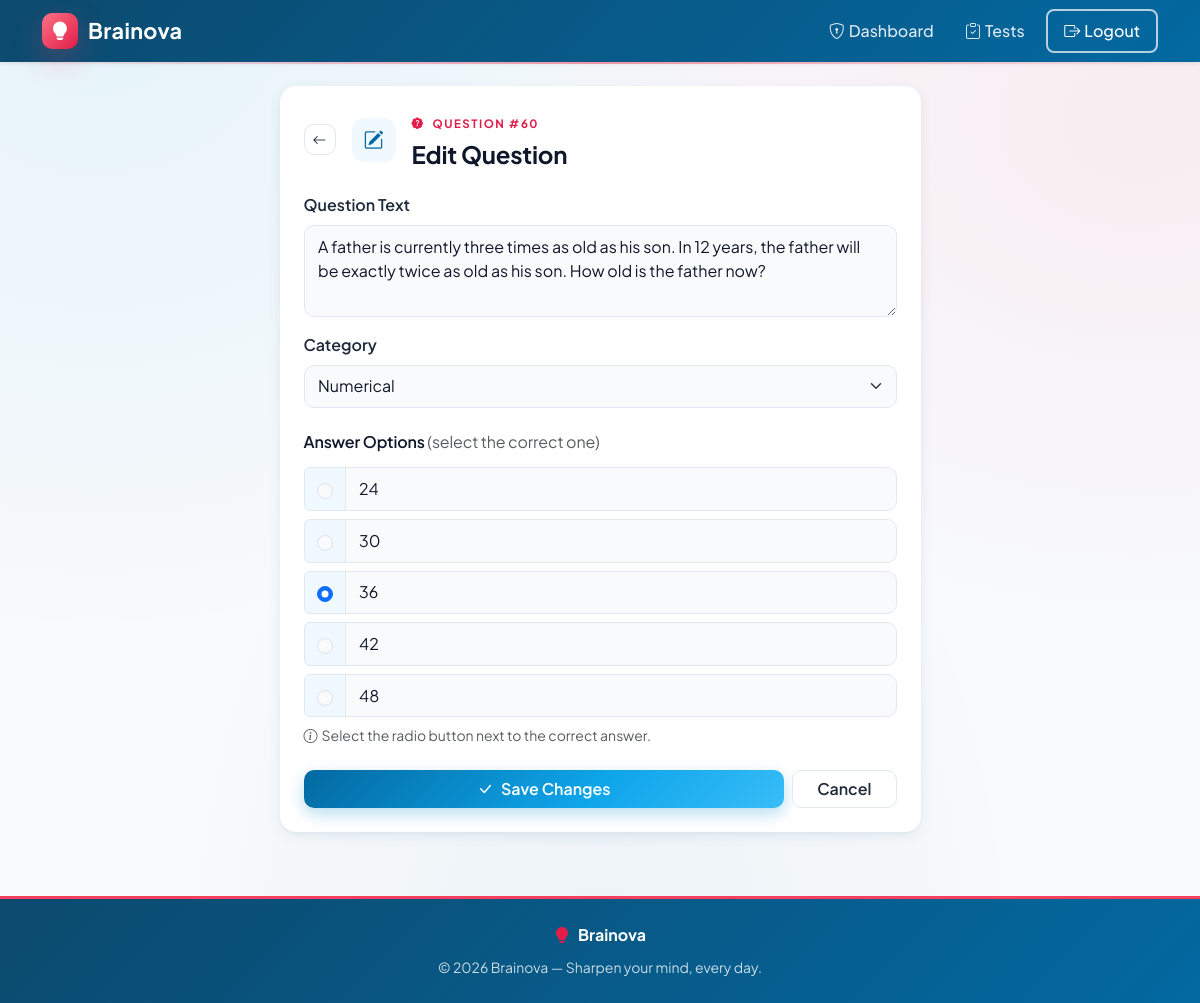
The page /admin/questions/edit/60 (signed in) on the database its author committed.
### tables this page shows
CREATE TABLE questions (
    id INTEGER PRIMARY KEY AUTOINCREMENT,
    question_text TEXT NOT NULL,
    category TEXT NOT NULL CHECK(category IN ('logical', 'verbal', 'numerical', 'spatial')),
    created_at TIMESTAMP DEFAULT CURRENT_TIMESTAMP
, difficulty INTEGER);

CREATE TABLE answers (
    id INTEGER PRIMARY KEY AUTOINCREMENT,
    question_id INTEGER NOT NULL,
    option_text TEXT NOT NULL,
    is_correct INTEGER DEFAULT 0,
    FOREIGN KEY (question_id) REFERENCES questions(id) ON DELETE CASCADE
);

### routes/admin.py (the view, shortened to what this page needs)
@admin_bp.route('/questions/edit/<int:q_id>', methods=['GET', 'POST'])
@admin_required
def edit_question(q_id):
    db = get_db()
    question = db.execute('SELECT * FROM questions WHERE id = ?', (q_id,)).fetchone()
    if not question:
        db.close()
        flash('Question not found.', 'danger')
        return redirect(url_for('admin.questions'))
    answers = db.execute(
        'SELECT * FROM answers WHERE question_id = ? ORDER BY id',
        (q_id,)
    ).fetchall()
    db.close()
    return render_template('admin/edit_question.html', question=question,
                           answers=answers, categories=CATEGORIES)

### app.py (called while the page is built)
@app.context_processor
def inject_notification_count():
    if 'user_id' in session and not session.get('is_admin'):
        return {'unread_notifications': unread_count(session['user_id'])}
    return {'unread_notifications': 0}

### database.py (called while the page is built)
def get_db():
    conn = sqlite3.connect(DATABASE)
    conn.row_factory = sqlite3.Row
    conn.execute("PRAGMA foreign_keys = ON")
    return conn

### routes/admin.py (called while the page is built)
def admin_required(f):
    @wraps(f)
    def decorated(*args, **kwargs):
        if 'user_id' not in session:
            flash('Please log in.', 'warning')
            return redirect(url_for('auth.login'))
        if not session.get('is_admin'):
            flash('Admin access required.', 'danger')
            return redirect(url_for('index'))
        return f(*args, **kwargs)
    return decorated

### templates/admin/edit_question.html (shortened to what this page needs)
{% extends "base.html" %}
{% block content %}
<div class="row justify-content-center">
  <div class="col-md-7">
    <div class="card border-0 shadow-sm">
      <div class="card-body p-4">
        <div class="d-flex align-items-center mb-4 gap-3">
          <a href="{{ url_for('admin.questions') }}" class="btn btn-sm btn-outline-secondary">
            <i class="bi bi-arrow-left"></i>
          </a>
          <div class="icon-tile"><i class="bi bi-pencil-square"></i></div>
          <div>
            <span class="section-eyebrow"><i class="bi bi-patch-question-fill"></i> Question #{{ question['id'] }}</span>
            <h4 class="fw-bold mb-0">Edit Question</h4>
          </div>
        </div>
        <form method="POST" action="{{ url_for('admin.edit_question', q_id=question['id']) }}" novalidate>
          <div class="mb-3">
            <label class="form-label fw-semibold">Question Text</label>
            <textarea name="question_text" class="form-control" rows="3" required>{{ request.form.get('question_text', question['question_text']) }}</textarea>
          </div>
          <div class="mb-4">
            <label class="form-label fw-semibold">Category</label>
            <select name="category" class="form-select" required>
              {% for cat in categories %}
              <option value="{{ cat }}"
                {{ 'selected' if (request.form.get('category', question['category'])) == cat }}>
                {{ cat|capitalize }}
              </option>
              {% endfor %}
            </select>
          </div>
          <h6 class="fw-semibold mb-3">Answer Options <span class="text-muted fw-normal">(select the correct one)</span></h6>
          {% for i in range(5) %}
          {% set ans = answers[i] if i < answers|length else None %}
          <div class="input-group mb-2">
            <div class="input-group-text">
              <input class="form-check-input" type="radio" name="correct_answer"
                     value="{{ i }}" required
                     {{ 'checked' if (request.form.get('correct_answer') == i|string) or
                        (not request.form.get('correct_answer') and ans and ans['is_correct']) }}>
            </div>
            <input type="text" name="option_{{ i + 1 }}" class="form-control"
                   placeholder="Option {{ i + 1 }}"
                   value="{{ request.form.get('option_' ~ (i+1), ans['option_text'] if ans else '') }}" required>
          </div>
          {% endfor %}
          <p class="text-muted small mb-4">
            <i class="bi bi-info-circle me-1"></i>Select the radio button next to the correct answer.
          </p>
          <div class="d-flex gap-2">
            <button type="submit" class="btn btn-primary flex-grow-1">
              <i class="bi bi-check-lg me-2"></i>Save Changes
            </button>
            <a href="{{ url_for('admin.questions') }}" class="btn btn-outline-secondary px-4">Cancel</a>
          </div>
        </form>
      </div>
    </div>
  </div>
</div>
{% endblock %}

### static/css/style.css (style rules this page uses)
:root { --bs-primary: #0284c7; --bs-primary-rgb: 2, 132, 199; --bn-primary-50: #f0f9ff; --bn-primary-100: #e0f2fe; --bn-primary-200: #bae6fd; --bn-primary-500: #0ea5e9; --bn-primary-600: #0284c7; --bn-primary-700: #0369a1; --bn-primary-800: #075985; --bn-primary-900: #0c4a6e; --bn-amber-300: #fda4af; --bn-amber-400: #fb7185; --bn-amber-500: #f43f5e; --bn-amber-600: #e11d48; --bn-amber-700: #be123c; --bn-ink: #0f172a; --bn-ink-soft: #1e293b; --bn-mute: #64748b; --bn-surface: #f8fafc; --bn-card: #ffffff; --bn-line: #e2e8f0; --bs-success: #16a34a; --bs-success-rgb: 22, 163, 74; --bs-warning: #f43f5e; --bs-warning-rgb: 244, 63, 94; --bs-info: #0891b2; --bs-info-rgb: 8, 145, 178; --bs-danger: #dc2626; --bs-danger-rgb: 220, 38, 38; --bs-link-color: #0369a1; --bs-link-hover-color: #0c4a6e; --bs-body-bg: var(--bn-surface); --bs-body-color: var(--bn-ink); --bn-grad-primary: linear-gradient(135deg, #0369a1 0%, #0ea5e9 60%, #38bdf8 100%); --bn-grad-warm: linear-gradient(135deg, #0369a1 0%, #0ea5e9 45%, #f43f5e 100%); --bn-grad-amber: linear-gradient(135deg, #fb7185 0%, #e11d48 100%); --bn-grad-deep: linear-gradient(135deg, #0c4a6e 0%, #0369a1 100%); --bn-shadow-sm: 0 1px 2px rgba(12, 74, 110, 0.06), 0 1px 1px rgba(12, 74, 110, 0.04); --bn-shadow: 0 4px 14px rgba(12, 74, 110, 0.08), 0 2px 4px rgba(12, 74, 110, 0.04); --bn-shadow-lg: 0 16px 40px rgba(12, 74, 110, 0.12), 0 6px 12px rgba(12, 74, 110, 0.05); --bn-shadow-glow: 0 10px 30px rgba(14, 165, 233, 0.30); --bn-shadow-amber: 0 10px 30px rgba(244, 63, 94, 0.28); }
body { background-color: var(--bn-surface); background-image: radial-gradient(at 8% 0%, rgba(14,165,233,0.08), transparent 45%), radial-gradient(at 95% 12%, rgba(244,63,94,0.07), transparent 40%), radial-gradient(at 50% 100%, rgba(3,105,161,0.05), transparent 50%); background-attachment: fixed; font-family: 'Plus Jakarta Sans', 'Inter', 'Segoe UI', system-ui, -apple-system, sans-serif; color: var(--bn-ink); -webkit-font-smoothing: antialiased; }
h1, h2, h3, h4, h5, h6, .display-1, .display-2, .display-3, .display-4, .display-5 { font-family: 'Plus Jakarta Sans', 'Poppins', 'Segoe UI', system-ui, sans-serif; letter-spacing: -0.01em; color: var(--bn-ink); }
a { color: var(--bs-link-color); }
.btn { font-weight: 600; border-radius: 10px; transition: transform .15s ease, box-shadow .2s ease, background .2s ease; }
.btn-primary { background: var(--bn-grad-primary); border: none; color: #fff; box-shadow: 0 6px 16px rgba(2,132,199,0.28); }
.btn-outline-secondary { border: 1.5px solid var(--bn-line); color: var(--bn-ink-soft); background: #fff; }
.card { background: var(--bn-card); border: 1px solid var(--bn-line); border-radius: 16px; box-shadow: var(--bn-shadow-sm); }
.card.shadow, .card.shadow-sm { box-shadow: var(--bn-shadow) !important; border: 1px solid rgba(226, 232, 240, 0.7); }
.form-control, .form-select { border: 1.5px solid var(--bn-line); border-radius: 10px; padding: 0.55rem 0.85rem; transition: border-color .15s ease, box-shadow .15s ease; }
.form-label.fw-semibold { color: var(--bn-ink-soft); }
.input-group-text { background: var(--bn-primary-50); border: 1.5px solid var(--bn-line); color: var(--bn-primary-700); }
.icon-tile { width: 44px; height: 44px; border-radius: 12px; background: var(--bn-primary-50); color: var(--bn-primary-700); display: inline-flex; align-items: center; justify-content: center; font-size: 1.25rem; }
.section-eyebrow { text-transform: uppercase; letter-spacing: 1.5px; font-weight: 700; font-size: 0.72rem; color: var(--bn-amber-600); margin-bottom: 0.5rem; display: inline-flex; align-items: center; gap: 0.5rem; }

### rows shown on the page
questions: id "60", question_text "A father is currently three times as old as his son. In 12 years, the father will be exactly twice as old as his son. How old is the father now?"
answers: form.get "24"
answers: form.get "30"
answers: form.get "36"
answers: form.get "42"
answers: form.get "48"

### other values the page prints
form field category "Numerical"
